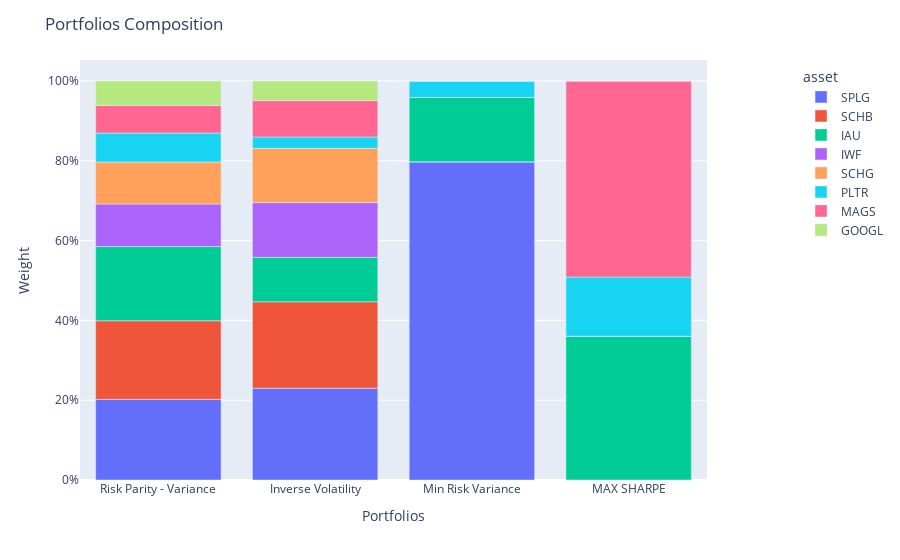

Notebook cell for this chart:
### Code cell
population.plot_composition()

### Figure 1 — Plotly figure (JSON) as saved in the notebook; plotly's stock layout.template omitted (floating-point values rounded to 4 significant figures)
{"data": [{"alignmentgroup": "True", "hovertemplate": "asset=SPLG<br>index=%{x}<br>value=%{y}<extra></extra>", "legendgroup": "SPLG", "marker": {"color": "#636efa", "pattern": {"shape": ""}}, "name": "SPLG", "offsetgroup": "SPLG", "orientation": "v", "showlegend": true, "textposition": "auto", "type": "bar", "x": ["Risk Parity - Variance", "Inverse Volatility", "Min Risk Variance", "MAX SHARPE"], "xaxis": "x", "y": [0.202, 0.2301, 0.7974, 0], "yaxis": "y"}, {"alignmentgroup": "True", "hovertemplate": "asset=SCHB<br>index=%{x}<br>value=%{y}<extra></extra>", "legendgroup": "SCHB", "marker": {"color": "#EF553B", "pattern": {"shape": ""}}, "name": "SCHB", "offsetgroup": "SCHB", "orientation": "v", "showlegend": true, "textposition": "auto", "type": "bar", "x": ["Risk Parity - Variance", "Inverse Volatility", "Min Risk Variance", "MAX SHARPE"], "xaxis": "x", "y": [0.1971, 0.2166, 0, 0], "yaxis": "y"}, {"alignmentgroup": "True", "hovertemplate": "asset=IAU<br>index=%{x}<br>value=%{y}<extra></extra>", "legendgroup": "IAU", "marker": {"color": "#00cc96", "pattern": {"shape": ""}}, "name": "IAU", "offsetgroup": "IAU", "orientation": "v", "showlegend": true, "textposition": "auto", "type": "bar", "x": ["Risk Parity - Variance", "Inverse Volatility", "Min Risk Variance", "MAX SHARPE"], "xaxis": "x", "y": [0.186, 0.1113, 0.1613, 0.3604], "yaxis": "y"}, {"alignmentgroup": "True", "hovertemplate": "asset=IWF<br>index=%{x}<br>value=%{y}<extra></extra>", "legendgroup": "IWF", "marker": {"color": "#ab63fa", "pattern": {"shape": ""}}, "name": "IWF", "offsetgroup": "IWF", "orientation": "v", "showlegend": true, "textposition": "auto", "type": "bar", "x": ["Risk Parity - Variance", "Inverse Volatility", "Min Risk Variance", "MAX SHARPE"], "xaxis": "x", "y": [0.1067, 0.1373, 0, 0], "yaxis": "y"}, {"alignmentgroup": "True", "hovertemplate": "asset=SCHG<br>index=%{x}<br>value=%{y}<extra></extra>", "legendgroup": "SCHG", "marker": {"color": "#FFA15A", "pattern": {"shape": ""}}, "name": "SCHG", "offsetgroup": "SCHG", "orientation": "v", "showlegend": true, "textposition": "auto", "type": "bar", "x": ["Risk Parity - Variance", "Inverse Volatility", "Min Risk Variance", "MAX SHARPE"], "xaxis": "x", "y": [0.1052, 0.1359, 0, 0], "yaxis": "y"}, {"alignmentgroup": "True", "hovertemplate": "asset=PLTR<br>index=%{x}<br>value=%{y}<extra></extra>", "legendgroup": "PLTR", "marker": {"color": "#19d3f3", "pattern": {"shape": ""}}, "name": "PLTR", "offsetgroup": "PLTR", "orientation": "v", "showlegend": true, "textposition": "auto", "type": "bar", "x": ["Risk Parity - Variance", "Inverse Volatility", "Min Risk Variance", "MAX SHARPE"], "xaxis": "x", "y": [0.07243, 0.02846, 0.04127, 0.1483], "yaxis": "y"}, {"alignmentgroup": "True", "hovertemplate": "asset=MAGS<br>index=%{x}<br>value=%{y}<extra></extra>", "legendgroup": "MAGS", "marker": {"color": "#FF6692", "pattern": {"shape": ""}}, "name": "MAGS", "offsetgroup": "MAGS", "orientation": "v", "showlegend": true, "textposition": "auto", "type": "bar", "x": ["Risk Parity - Variance", "Inverse Volatility", "Min Risk Variance", "MAX SHARPE"], "xaxis": "x", "y": [0.06934, 0.0912, 0, 0.4913], "yaxis": "y"}, {"alignmentgroup": "True", "hovertemplate": "asset=GOOGL<br>index=%{x}<br>value=%{y}<extra></extra>", "legendgroup": "GOOGL", "marker": {"color": "#B6E880", "pattern": {"shape": ""}}, "name": "GOOGL", "offsetgroup": "GOOGL", "orientation": "v", "showlegend": true, "textposition": "auto", "type": "bar", "x": ["Risk Parity - Variance", "Inverse Volatility", "Min Risk Variance", "MAX SHARPE"], "xaxis": "x", "y": [0.06128, 0.04912, 0, 0], "yaxis": "y"}], "layout": {"autosize": true, "barmode": "relative", "legend": {"title": {"text": "asset"}, "tracegroupgap": 0, "x": 1.15, "xanchor": "left", "y": 0.99, "yanchor": "top"}, "margin": {"t": 60}, "title": {"text": "Portfolios Composition"}, "xaxis": {"anchor": "y", "autorange": true, "domain": [0, 1], "range": [-0.5, 3.5], "title": {"text": "Portfolios"}, "type": "category"}, "yaxis": {"anchor": "x", "autorange": true, "domain": [0, 1], "range": [0, 1.053], "tickformat": ",.0%", "title": {"text": "Weight"}, "type": "linear"}}}
